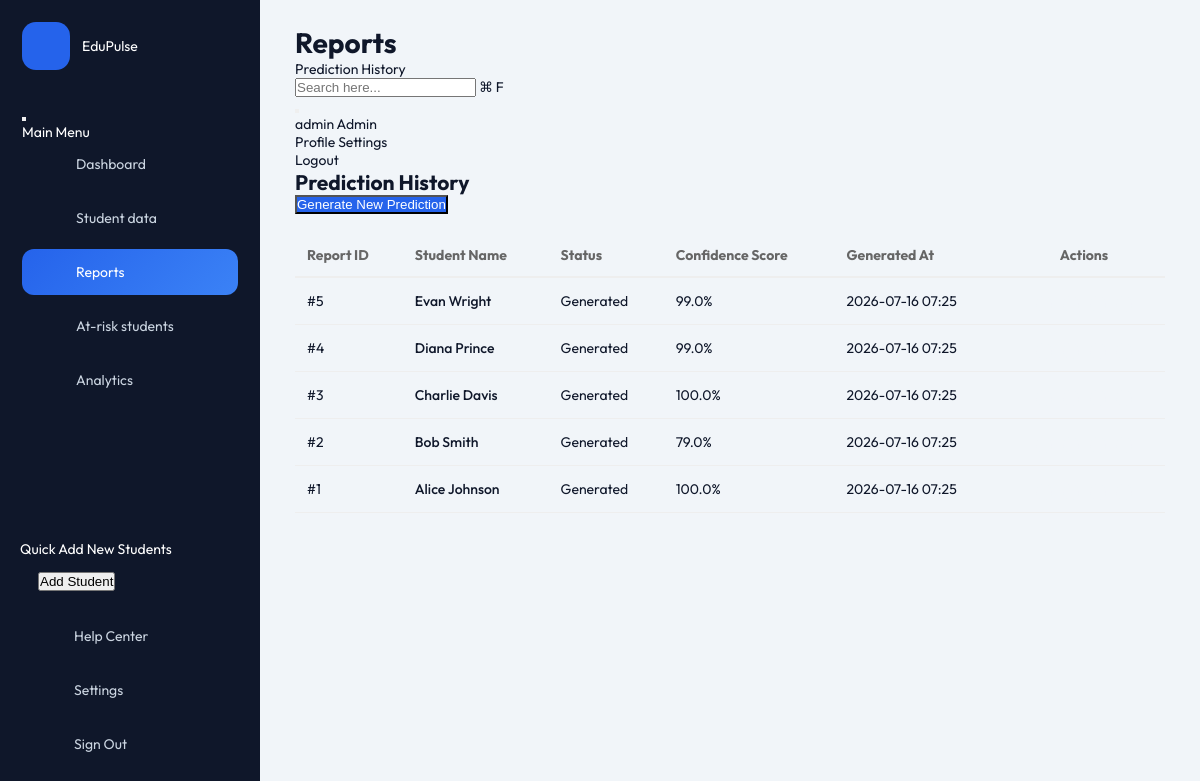
Screenshot of /reports (signed in) with the database file from the repository.
### models.py (models this page shows)
class User(db.Model, UserMixin):
    id = db.Column(db.Integer, primary_key=True)
    username = db.Column(db.String(100), unique=True, nullable=False)
    email = db.Column(db.String(120), unique=True, nullable=True)
    password_hash = db.Column(db.String(256), nullable=False)
    role = db.Column(db.String(20), nullable=False, default='Student') # Admin, Student
    student_id = db.Column(db.Integer, db.ForeignKey('student.id'), nullable=True)
    student = db.relationship('Student', backref=db.backref('user', uselist=False))

class Report(db.Model):
    id = db.Column(db.Integer, primary_key=True)
    student_id = db.Column(db.Integer, db.ForeignKey('student.id'), nullable=False)
    status = db.Column(db.String(50), default='Pending')
    confidence_score = db.Column(db.Float, nullable=True)
    created_at = db.Column(db.DateTime, default=datetime.utcnow)
    student = db.relationship('Student', backref=db.backref('reports', lazy=True))

class Student(db.Model):
    id = db.Column(db.Integer, primary_key=True)
    name = db.Column(db.String(100), nullable=False)
    gpa = db.Column(db.Float, nullable=False)
    attendance = db.Column(db.Float, nullable=False)
    assignments_completed = db.Column(db.Integer, nullable=False)
    risk_score = db.Column(db.Float, nullable=True)
    risk_label = db.Column(db.String(20), nullable=True) # e.g., Low, Medium, High

### app.py (the view)
@app.route("/reports")
@login_required
def reports():
    reports = Report.query.order_by(
        Report.id.desc()
    ).all()
    return render_template(
        "reports.html",
        reports=reports
    )

### app.py (called while the page is built)
@login_manager.user_loader
def load_user(user_id):
    return User.query.get(int(user_id))

### templates/reports.html (shortened to what this page needs)
{% extends 'base.html' %}
{% block nav_reports %}active{% endblock %}
{% block page_title %}Reports{% endblock %}
{% block page_subtitle %}Prediction History{% endblock %}
{% block content %}
<div class="data-container">
    <div class="main-panel" style="width: 100%;">
        <div class="panel-header">
            <h2>Prediction History</h2>
            {% if current_user.role == 'Admin' %}
            <a href="{{ url_for('predict') }}"><button class="btn-primary">Generate New Prediction</button></a>
            {% endif %}
        </div>
        <div style="overflow-x: auto; margin-top: 20px;">
            <table style="width: 100%; border-collapse: collapse; text-align: left;">
                <thead>
                    <tr style="border-bottom: 2px solid #eee; color: #666;">
                        <th style="padding: 12px;">Report ID</th>
                        <th style="padding: 12px;">Student Name</th>
                        <th style="padding: 12px;">Status</th>
                        <th style="padding: 12px;">Confidence Score</th>
                        <th style="padding: 12px;">Generated At</th>
                        <th style="padding: 12px; text-align: center;">Actions</th>
                    </tr>
                </thead>
                <tbody>
                    {% for report in reports %}
                    <tr style="border-bottom: 1px solid #eee;">
                        <td style="padding: 12px;">#{{ report.id }}</td>
                        <td style="padding: 12px; font-weight: 500;">{{ report.student.name }}</td>
                        <td style="padding: 12px;">{{ report.status }}</td>
                        <td style="padding: 12px;">
                            {% if report.confidence_score %}
                                {{ report.confidence_score|round(2) }}%
                            {% else %}
                                N/A
                            {% endif %}
                        </td>
                        <td style="padding: 12px;">{{ report.created_at.strftime('%Y-%m-%d %H:%M') }}</td>
                        <td style="padding: 12px; text-align: center;">
                            <button onclick="downloadPDF(this)" class="btn-action" title="Download PDF"></button>
                            <button onclick="printReport(this)" class="btn-action" title="Print"></button>
                            <button onclick="shareLink({{ report.id }})" class="btn-action" title="Copy Link"></button>
                            <a href="mailto:?subject=Student Report %23{{ report.id }}&body=Check out the report for {{ report.student.name }}. Confidence Score: {% if report.confidence_score %}{{ report.confidence_score|round(2) }}%25{% else %}N/A{% endif %}" class="btn-action" title="Email Report" style="text-decoration: none;"></a>
                        </td>
                    </tr>
                    {% else %}
                    <tr>
                        <td colspan="6" style="padding: 20px; text-align: center; color: #888;">No reports generated yet.</td>
                    </tr>
                    {% endfor %}
                </tbody>
            </table>
        </div>
    </div>
</div>
{% endblock %}

### templates/base.html (shortened to what this page needs)
<!DOCTYPE html>
<html lang="en">
<head>
    <link rel="stylesheet" href="{{ url_for('static', filename='css/style.css') }}">
</head>
<body>
    <div class="app-container">
        <aside class="sidebar" id="sidebar">
            <div class="sidebar-header">
                <div class="logo">
                    <i class="ph-fill ph-pulse"></i>
                    <span>EduPulse</span>
                </div>
                <button class="toggle-btn" id="sidebarToggle">
                </button>
            </div>
            <div class="sidebar-menu-title">Main Menu</div>
            <nav class="sidebar-nav">
                <a href="{{ url_for('dashboard') }}" class="nav-item {% block nav_dashboard %}{% endblock %}">
                    <span class="nav-label">Dashboard</span>
                </a>
                {% if current_user.role == 'Admin' %}
                <a href="{{ url_for('students') }}" class="nav-item {% block nav_students %}{% endblock %}">
                    <span class="nav-label">Student data</span>
                </a>
                {% endif %}
                <a href="{{ url_for('reports') }}" class="nav-item {% block nav_reports %}{% endblock %}">
                    <span class="nav-label">Reports</span>
                </a>
                {% if current_user.role == 'Admin' %}
                <a href="{{ url_for('high_risk') }}" class="nav-item {% block nav_at_risk %}{% endblock %}">
                    <span class="nav-label">At-risk students</span>
                </a>
                <a href="{{ url_for('analytics') }}" class="nav-item {% block nav_analytics %}{% endblock %}">
                    <span class="nav-label">Analytics</span>
                </a>
                {% endif %}
            </nav>
            <div class="sidebar-bottom">
                <div class="quick-add-card">
                    <p>Quick Add New Students</p>
                    <a href="{{ url_for('add_student') }}"><button class="btn-dark"> Add Student</button></a>
                </div>
                <nav class="sidebar-nav">
                    <a href="#" class="nav-item">
                        <span class="nav-label">Help Center</span>
                    </a>
                    <a href="{{ url_for('settings') }}" class="nav-item {% block nav_settings %}{% endblock %}">
                        <span class="nav-label">Settings</span>
                    </a>
                    <a href="{{ url_for('logout') }}" class="nav-item logout">
                        <span class="nav-label">Sign Out</span>
                    </a>
                </nav>
            </div>
        </aside>
        <main class="main-content">
            <header class="topbar">
                <div class="page-title">
                    <h1>{% block page_title %}Dashboard{% endblock %}</h1>
                    <p>{% block page_subtitle %}Student Management{% endblock %}</p>
                </div>
                <div class="search-bar">
                    <input type="text" id="globalSearchInput" placeholder="Search here...">
                    <span class="shortcut">⌘ F</span>
                </div>
                <div class="topbar-right">
                    <button class="icon-btn notification-btn">
                    </button>
                    <div class="user-profile" id="userProfileBtn">
                        <div class="user-info">
                            <span class="name">{{ current_user.username }}</span>
                            <span class="role">{{ current_user.role }}</span>
                        </div>
                        <div class="dropdown-menu" id="profileDropdown">
                            <a href="{{ url_for('profile') }}"> Profile</a>
                            <a href="{{ url_for('settings') }}"> Settings</a>
                            <a href="{{ url_for('logout') }}" class="text-danger"> Logout</a>
                        </div>
                    </div>
                </div>
            </header>
            <div class="dashboard-content" id="dashboardContent">
                {% block content %}{% endblock %}
            </div>
        </main>
    </div>
</body>
</html>

### static/css/style.css (style rules this page uses)
* { margin:0; padding:0; box-sizing:border-box; }
:root { --primary:#2563EB; --primary-dark:#1D4ED8; --success:#10B981; --warning:#F59E0B; --danger:#EF4444; --sidebar:#0F172A; --bg:#F1F5F9; --card:#FFFFFF; --text:#0F172A; --muted:#64748B; --border:#E2E8F0; --radius:18px; --shadow:0 8px 30px rgba(15,23,42,.08); }
body { font-family:'Outfit',sans-serif; background:var(--bg); color:var(--text); font-size:15px; overflow-x:hidden; }
a { text-decoration:none; color:inherit; }
.app-container { display:flex; min-height:100vh; }
.sidebar { position:fixed; left:0; top:0; width:260px; height:100vh; background:var(--sidebar); padding:22px; color:white; z-index:100; }
.logo { display:flex; align-items:center; gap:12px; margin-bottom:35px; }
.logo i { width:48px; height:48px; background:var(--primary); border-radius:14px; display:flex; justify-content:center; align-items:center; color:white; font-size:22px; }
.sidebar a { display:flex; align-items:center; gap:14px; padding:14px 18px; border-radius:12px; color:#CBD5E1; margin-bottom:8px; transition:.30s; }
.sidebar a:hover, .sidebar a.active { background:linear-gradient(135deg,#2563EB,#3B82F6); color:white; }
.sidebar-bottom { position:absolute; left:20px; right:20px; bottom:25px; }
.main-content { margin-left:260px; width:calc(100% - 260px); padding:30px; }
.btn-primary { background:#2563EB; color:white; }
body { font-size:14px; }
.main-content { padding:25px 35px; }

### templates/reports.html (style rules this page uses)
.btn-action { background: #f1f5f9; border: none; border-radius: 8px; padding: 8px; cursor: pointer; color: #475569; margin: 0 4px; transition: 0.2s; font-size: 16px; display: inline-flex; align-items: center; justify-content: center; }

### rows the page displays
User: username "admin", role "Admin"
Report: id "5", student.name "Evan Wright", status "Generated", confidence_score "99.0", created_at "2026-07-16 07:25"
Report: id "4", student.name "Diana Prince", status "Generated", confidence_score "99.0", created_at "2026-07-16 07:25"
Report: id "3", student.name "Charlie Davis", status "Generated", confidence_score "100.0", created_at "2026-07-16 07:25"
Report: id "2", student.name "Bob Smith", status "Generated", confidence_score "79.0", created_at "2026-07-16 07:25"
Report: id "1", student.name "Alice Johnson", status "Generated", confidence_score "100.0", created_at "2026-07-16 07:25"
